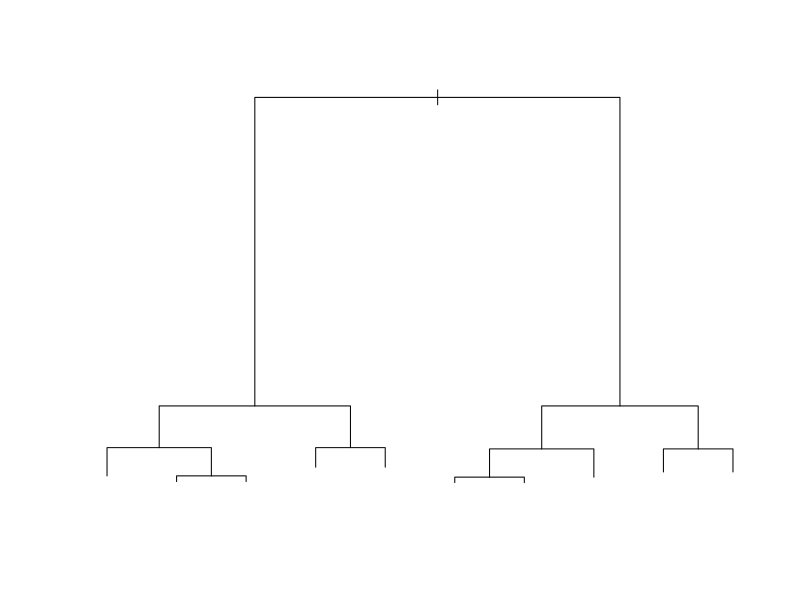

Write the R code that produced this figure.
n <- 200
x1 <- rgamma(n, 5, 2)
x2 <- runif(n)
x3 <- rnorm(n)
eps <- rnorm(n, 0, 1)

y <- 2 + x1 + 42 * x2 - exp(pi) * x3 + eps

df <- data.frame(y, x1, x2, x3)

model <- lm(y~., df)
model
summary(model)

new <- data.frame(x1 =1, x2 = 2, x3 = 3)


predict(model, new)

pred <- predict(model)

(MSE <- sum((y - pred)^2)/n)

library(rpart)

tree <- rpart(y~., df)
summary(tree)
plot(tree)

pred_tree <- predict(tree)
(MSE <- sum((y - pred_tree)^2)/n)



library(MASS)

data("Pima.te")

class(Pima.te$type)

tree <- rpart(type~., Pima.te)
pred_tree <- predict(tree)
head(pred_tree)
class_tree <- round(pred_tree[ ,2])
# class_tree <- pred_tree[ ,2] > 0.5
class_tree <- ifelse(pred_tree[ ,2] > 0.5, "Yes", "No")
class_tree

Acc_tree = sum(class_tree == Pima.te$type) / nrow(Pima.te)
Acc_tree

library(pROC)
roc_obj <- roc(Pima.te$type, pred_tree[,2])
auc(roc_obj)


model_glm <- glm(type~., Pima.te, family = "binomial")
model_glm

pred_glm <- predict(model_glm, type = "response")
pred_glm
class_glm <- ifelse(pred_glm > 0.5, "Yes", "No")

Acc_glm = sum(class_glm == Pima.te$type) / nrow(Pima.te)
Acc_glm


library(e1071)
model_svm <- svm(type~., Pima.te)
pred_svm <- predict(model_svm)


